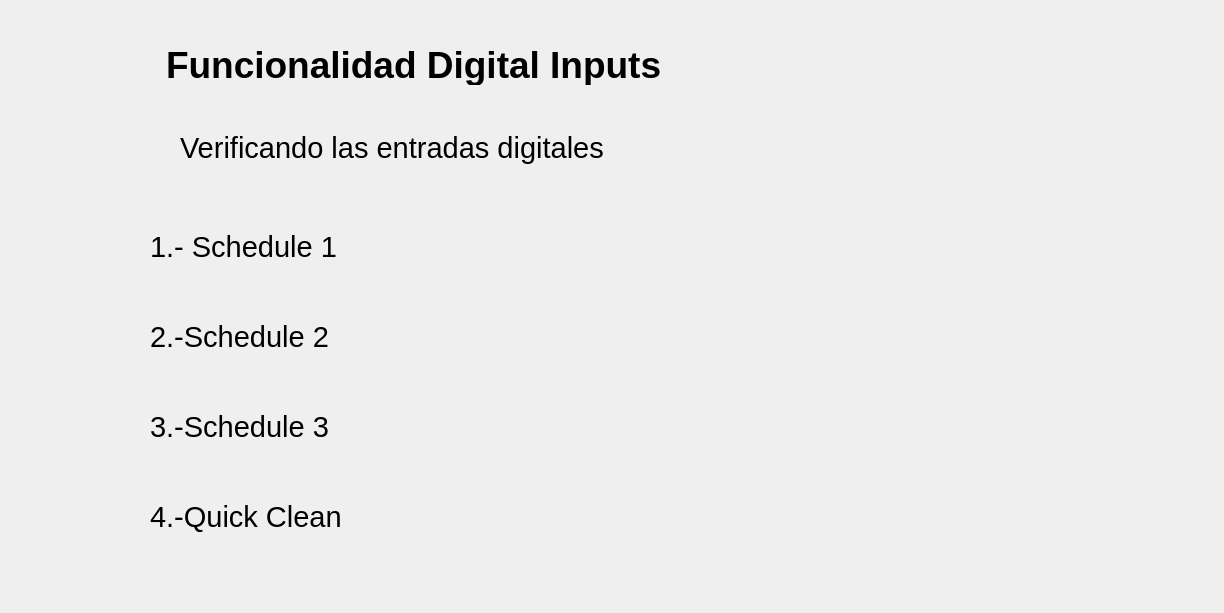
      <widget class="QWidget" name="page_9">
       <layout class="QGridLayout" name="gridLayout_12">
        <property name="leftMargin">
         <number>30</number>
        </property>
        <property name="topMargin">
         <number>0</number>
        </property>
        <property name="rightMargin">
         <number>30</number>
        </property>
        <property name="bottomMargin">
         <number>30</number>
        </property>
        <property name="spacing">
         <number>0</number>
        </property>
        <item row="0" column="0">
         <layout class="QVBoxLayout" name="verticalLayout_17">
          <property name="spacing">
           <number>12</number>
          </property>
          <item>
           <layout class="QHBoxLayout" name="horizontalLayout_125">
            <property name="spacing">
             <number>15</number>
            </property>
            <property name="leftMargin">
             <number>50</number>
            </property>
            <property name="topMargin">
             <number>30</number>
            </property>
            <item>
             <widget class="QLabel" name="lblTest1_16">
              <property name="minimumSize">
               <size>
                <width>71</width>
                <height>71</height>
               </size>
              </property>
              <property name="maximumSize">
               <size>
                <width>71</width>
                <height>71</height>
               </size>
              </property>
              <property name="text">
               <string/>
              </property>
              <property name="pixmap">
               <pixmap resource="../resources/resources.qrc">:/resources/number-6.png</pixmap>
              </property>
              <property name="scaledContents">
               <bool>true</bool>
              </property>
             </widget>
            </item>
            <item>
             <widget class="QLabel" name="lblCode_24">
              <property name="minimumSize">
               <size>
                <width>700</width>
                <height>40</height>
               </size>
              </property>
              <property name="maximumSize">
               <size>
                <width>700</width>
                <height>40</height>
               </size>
              </property>
              <property name="font">
               <font>
                <pointsize>28</pointsize>
                <weight>75</weight>
                <bold>true</bold>
               </font>
              </property>
              <property name="text">
               <string>Funcionalidad Digital Inputs</string>
              </property>
             </widget>
            </item>
            <item>
             <spacer name="horizontalSpacer_86">
              <property name="orientation">
               <enum>Qt::Horizontal</enum>
              </property>
              <property name="sizeType">
               <enum>QSizePolicy::Expanding</enum>
              </property>
              <property name="sizeHint" stdset="0">
               <size>
                <width>328</width>
                <height>20</height>
               </size>
              </property>
             </spacer>
            </item>
           </layout>
          </item>
          <item>
           <layout class="QHBoxLayout" name="horizontalLayout_59">
            <property name="spacing">
             <number>30</number>
            </property>
            <property name="leftMargin">
             <number>50</number>
            </property>
            <item>
             <widget class="QLabel" name="lblCode_42">
              <property name="minimumSize">
               <size>
                <width>60</width>
                <height>60</height>
               </size>
              </property>
              <property name="maximumSize">
               <size>
                <width>60</width>
                <height>60</height>
               </size>
              </property>
              <property name="text">
               <string/>
              </property>
              <property name="pixmap">
               <pixmap resource="../resources/resources.qrc">:/resources/info.png</pixmap>
              </property>
              <property name="scaledContents">
               <bool>true</bool>
              </property>
              <property name="wordWrap">
               <bool>false</bool>
              </property>
             </widget>
            </item>
            <item>
             <widget class="QLabel" name="label_51">
              <property name="minimumSize">
               <size>
                <width>800</width>
                <height>70</height>
               </size>
              </property>
              <property name="maximumSize">
               <size>
                <width>800</width>
                <height>70</height>
               </size>
              </property>
              <property name="font">
               <font>
                <pointsize>22</pointsize>
                <weight>50</weight>
                <bold>false</bold>
               </font>
              </property>
              <property name="text">
               <string>Verificando las entradas digitales </string>
              </property>
             </widget>
            </item>
            <item>
             <spacer name="horizontalSpacer_68">
              <property name="orientation">
               <enum>Qt::Horizontal</enum>
              </property>
              <property name="sizeType">
               <enum>QSizePolicy::Fixed</enum>
              </property>
              <property name="sizeHint" stdset="0">
               <size>
                <width>208</width>
                <height>20</height>
               </size>
              </property>
             </spacer>
            </item>
           </layout>
          </item>
         </layout>
        </item>
        <item row="1" column="0">
         <layout class="QHBoxLayout" name="horizontalLayout_58">
          <property name="spacing">
           <number>0</number>
          </property>
          <item>
           <spacer name="horizontalSpacer_59">
            <property name="orientation">
             <enum>Qt::Horizontal</enum>
            </property>
            <property name="sizeType">
             <enum>QSizePolicy::Fixed</enum>
            </property>
            <property name="sizeHint" stdset="0">
             <size>
              <width>40</width>
              <height>20</height>
             </size>
            </property>
           </spacer>
          </item>
          <item>
           <layout class="QVBoxLayout" name="verticalLayout_31">
            <property name="spacing">
             <number>6</number>
            </property>
            <item>
             <layout class="QHBoxLayout" name="horizontalLayout_113">
              <item>
               <widget class="QLabel" name="label_85">
                <property name="minimumSize">
                 <size>
                  <width>350</width>
                  <height>40</height>
                 </size>
                </property>
                <property name="maximumSize">
                 <size>
                  <width>350</width>
                  <height>40</height>
                 </size>
                </property>
                <property name="font">
                 <font>
                  <pointsize>22</pointsize>
                  <weight>50</weight>
                  <bold>false</bold>
                 </font>
                </property>
                <property name="text">
                 <string>1.- Schedule 1</string>
                </property>
               </widget>
              </item>
              <item>
               <widget class="QLabel" name="lblConfirmLeds_15">
                <property name="minimumSize">
                 <size>
                  <width>40</width>
                  <height>40</height>
                 </size>
                </property>
                <property name="maximumSize">
                 <size>
                  <width>40</width>
                  <height>40</height>
                 </size>
                </property>
                <property name="cursor">
                 <cursorShape>PointingHandCursor</cursorShape>
                </property>
                <property name="text">
                 <string/>
                </property>
                <property name="pixmap">
                 <pixmap resource="../resources/resources.qrc">:/resources/right.png</pixmap>
                </property>
                <property name="scaledContents">
                 <bool>true</bool>
                </property>
               </widget>
              </item>
              <item>
               <widget class="QLabel" name="lblDeclineLeds_15">
                <property name="minimumSize">
                 <size>
                  <width>40</width>
                  <height>40</height>
                 </size>
                </property>
                <property name="maximumSize">
                 <size>
                  <width>40</width>
                  <height>40</height>
                 </size>
                </property>
                <property name="cursor">
                 <cursorShape>PointingHandCursor</cursorShape>
                </property>
                <property name="text">
                 <string/>
                </property>
                <property name="pixmap">
                 <pixmap resource="../resources/resources.qrc">:/resources/processing.png</pixmap>
                </property>
                <property name="scaledContents">
                 <bool>true</bool>
                </property>
               </widget>
              </item>
             </layout>
            </item>
            <item>
             <layout class="QHBoxLayout" name="horizontalLayout_114">
              <item>
               <widget class="QLabel" name="label_86">
                <property name="minimumSize">
                 <size>
                  <width>350</width>
                  <height>40</height>
                 </size>
                </property>
                <property name="maximumSize">
                 <size>
                  <width>350</width>
                  <height>40</height>
                 </size>
                </property>
                <property name="font">
                 <font>
                  <pointsize>22</pointsize>
                  <weight>50</weight>
                  <bold>false</bold>
                 </font>
                </property>
                <property name="text">
                 <string>2.-Schedule 2</string>
                </property>
               </widget>
              </item>
              <item>
               <widget class="QLabel" name="lblConfirmLeds_43">
                <property name="minimumSize">
                 <size>
                  <width>40</width>
                  <height>40</height>
                 </size>
                </property>
                <property name="maximumSize">
                 <size>
                  <width>40</width>
                  <height>40</height>
                 </size>
                </property>
                <property name="cursor">
                 <cursorShape>PointingHandCursor</cursorShape>
                </property>
                <property name="text">
                 <string/>
                </property>
                <property name="pixmap">
                 <pixmap resource="../resources/resources.qrc">:/resources/right.png</pixmap>
                </property>
                <property name="scaledContents">
                 <bool>true</bool>
                </property>
               </widget>
              </item>
              <item>
               <widget class="QLabel" name="lblDeclineLeds_43">
                <property name="minimumSize">
                 <size>
                  <width>40</width>
                  <height>40</height>
                 </size>
                </property>
                <property name="maximumSize">
                 <size>
                  <width>40</width>
                  <height>40</height>
                 </size>
                </property>
                <property name="cursor">
                 <cursorShape>PointingHandCursor</cursorShape>
                </property>
                <property name="text">
                 <string/>
                </property>
                <property name="pixmap">
                 <pixmap resource="../resources/resources.qrc">:/resources/processing.png</pixmap>
                </property>
                <property name="scaledContents">
                 <bool>true</bool>
                </property>
               </widget>
              </item>
             </layout>
            </item>
            <item>
             <layout class="QHBoxLayout" name="horizontalLayout_119">
              <item>
               <widget class="QLabel" name="label_87">
                <property name="minimumSize">
                 <size>
                  <width>350</width>
                  <height>40</height>
                 </size>
                </property>
                <property name="maximumSize">
                 <size>
                  <width>350</width>
                  <height>40</height>
                 </size>
                </property>
                <property name="font">
                 <font>
                  <pointsize>22</pointsize>
                  <weight>50</weight>
                  <bold>false</bold>
                 </font>
                </property>
                <property name="text">
                 <string>3.-Schedule 3</string>
                </property>
               </widget>
              </item>
              <item>
               <widget class="QLabel" name="lblConfirmLeds_44">
                <property name="minimumSize">
                 <size>
                  <width>40</width>
                  <height>40</height>
                 </size>
                </property>
                <property name="maximumSize">
                 <size>
                  <width>40</width>
                  <height>40</height>
                 </size>
                </property>
                <property name="cursor">
                 <cursorShape>PointingHandCursor</cursorShape>
                </property>
                <property name="text">
                 <string/>
                </property>
                <property name="pixmap">
                 <pixmap resource="../resources/resources.qrc">:/resources/right.png</pixmap>
                </property>
                <property name="scaledContents">
                 <bool>true</bool>
                </property>
               </widget>
              </item>
              <item>
               <widget class="QLabel" name="lblDeclineLeds_44">
                <property name="minimumSize">
                 <size>
                  <width>40</width>
                  <height>40</height>
                 </size>
                </property>
                <property name="maximumSize">
                 <size>
                  <width>40</width>
                  <height>40</height>
                 </size>
                </property>
                <property name="cursor">
                 <cursorShape>PointingHandCursor</cursorShape>
                </property>
                <property name="text">
                 <string/>
                </property>
                <property name="pixmap">
                 <pixmap resource="../resources/resources.qrc">:/resources/processing.png</pixmap>
                </property>
                <property name="scaledContents">
                 <bool>true</bool>
                </property>
               </widget>
              </item>
             </layout>
            </item>
            <item>
             <layout class="QHBoxLayout" name="horizontalLayout_120">
              <item>
               <widget class="QLabel" name="label_92">
                <property name="minimumSize">
                 <size>
                  <width>350</width>
                  <height>40</height>
                 </size>
                </property>
                <property name="maximumSize">
                 <size>
                  <width>350</width>
                  <height>40</height>
                 </size>
                </property>
                <property name="font">
                 <font>
                  <pointsize>22</pointsize>
                  <weight>50</weight>
                  <bold>false</bold>
                 </font>
                </property>
                <property name="text">
                 <string>4.-Quick Clean</string>
                </property>
               </widget>
              </item>
              <item>
               <widget class="QLabel" name="lblConfirmLeds_45">
                <property name="minimumSize">
                 <size>
                  <width>40</width>
                  <height>40</height>
                 </size>
                </property>
                <property name="maximumSize">
                 <size>
                  <width>40</width>
                  <height>40</height>
                 </size>
                </property>
                <property name="cursor">
                 <cursorShape>PointingHandCursor</cursorShape>
                </property>
                <property name="text">
                 <string/>
                </property>
                <property name="pixmap">
                 <pixmap resource="../resources/resources.qrc">:/resources/right.png</pixmap>
                </property>
                <property name="scaledContents">
                 <bool>true</bool>
                </property>
               </widget>
              </item>
              <item>
               <widget class="QLabel" name="lblDeclineLeds_45">
                <property name="minimumSize">
                 <size>
                  <width>40</width>
                  <height>40</height>
                 </size>
                </property>
                <property name="maximumSize">
                 <size>
                  <width>40</width>
                  <height>40</height>
                 </size>
                </property>
                <property name="cursor">
                 <cursorShape>PointingHandCursor</cursorShape>
                </property>
                <property name="text">
                 <string/>
                </property>
                <property name="pixmap">
                 <pixmap resource="../resources/resources.qrc">:/resources/processing.png</pixmap>
                </property>
                <property name="scaledContents">
                 <bool>true</bool>
                </property>
               </widget>
              </item>
             </layout>
            </item>
            <item>
             <layout class="QHBoxLayout" name="horizontalLayout_121"/>
            </item>
            <item>
             <layout class="QHBoxLayout" name="horizontalLayout_122"/>
            </item>
            <item>
             <layout class="QHBoxLayout" name="horizontalLayout_123"/>
            </item>
           </layout>
          </item>
          <item>
           <spacer name="horizontalSpacer_67">
            <property name="orientation">
             <enum>Qt::Horizontal</enum>
            </property>
            <property name="sizeType">
             <enum>QSizePolicy::Fixed</enum>
            </property>
            <property name="sizeHint" stdset="0">
             <size>
              <width>40</width>
              <height>20</height>
             </size>
            </property>
           </spacer>
          </item>
          <item>
           <widget class="QLabel" name="PentairIMG_9">
            <property name="minimumSize">
             <size>
              <width>400</width>
              <height>400</height>
             </size>
            </property>
            <property name="maximumSize">
             <size>
              <width>400</width>
              <height>400</height>
             </size>
            </property>
            <property name="text">
             <string/>
            </property>
            <property name="pixmap">
             <pixmap resource="../resources/resources.qrc">:/resources/pentairIMG.PNG</pixmap>
            </property>
            <property name="scaledContents">
             <bool>true</bool>
            </property>
           </widget>
          </item>
         </layout>
        </item>
       </layout>
      </widget>
